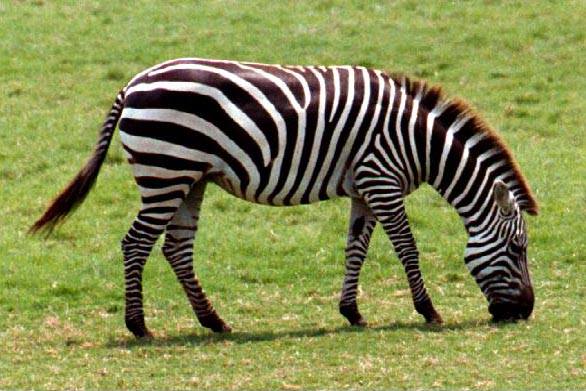
#> input picture zebra.bmp, 586 x 391 px
$ jupyter execute 'DRAW RECTANGLE PATCH ON IMAGE.ipynb'
#> lines starting #> are read from the running program, lines starting #| are printed output that depends on the picture
[cell 1]
#COMMAND PLT.IMSHOW THIS SHOW IMAGE AND CMAP = GRAY
#YOU CAN SHOW COLOR BECAUSE OPENCV USED BGR AND MATPLOT LIB
#USED RGB, AND USED INTERPOLATION AS BICUBIC
import cv2
import numpy as np
import matplotlib.pyplot as plt

[cell 2]
#img = cv2.imread('zebra.bmp')
img = cv2.imread('zebra.bmp', cv2.IMREAD_GRAYSCALE)
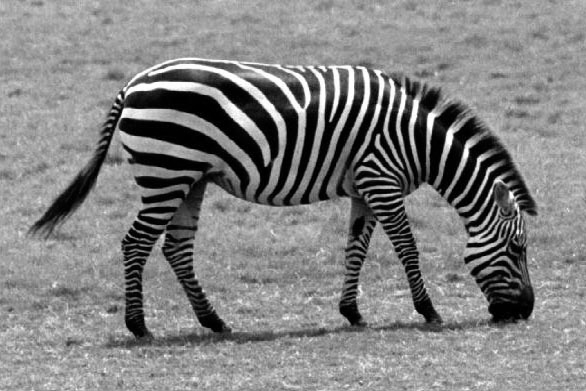
#> img: shape (391, 586); min 0, max 255, mean 130

[cell 3]
#plt.imshow(img) # BECAUSE plt show RGB
#plt.imshow(img, cmap='gray', interpolation='bicubic')
plt.imshow(img, cmap='gray', interpolation='nearest')
plt.plot([50,100],[80,100],'r',linewidth=5)
plt.show()
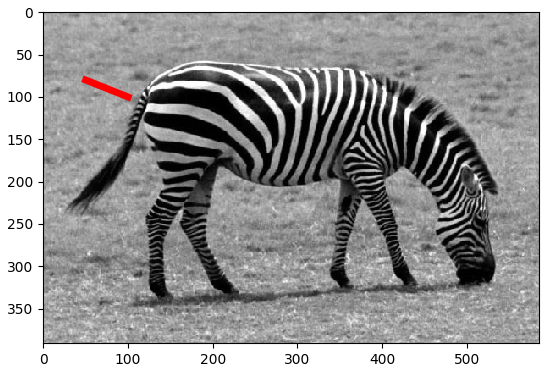
#> figure drawn by matplotlib, 1 panel

[cell 4]
import matplotlib.pyplot as plt
import matplotlib.patches as patches
from PIL import Image
import numpy as np

[cell 5]
im = np.array(Image.open('zebra.bmp'), dtype=np.uint8)
# Create figure and axes
fig,ax = plt.subplots(1)
# Display the image
ax.imshow(im)
# Create a Rectangle patch
rect = patches.Rectangle((400, 100),80,70,linewidth=5,edgecolor='r',facecolor='none')
# Add the patch to the Axes
ax.add_patch(rect)
plt.show()
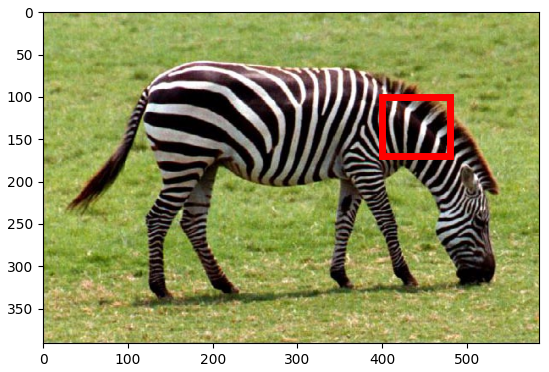
#> figure drawn by matplotlib, 1 panel
